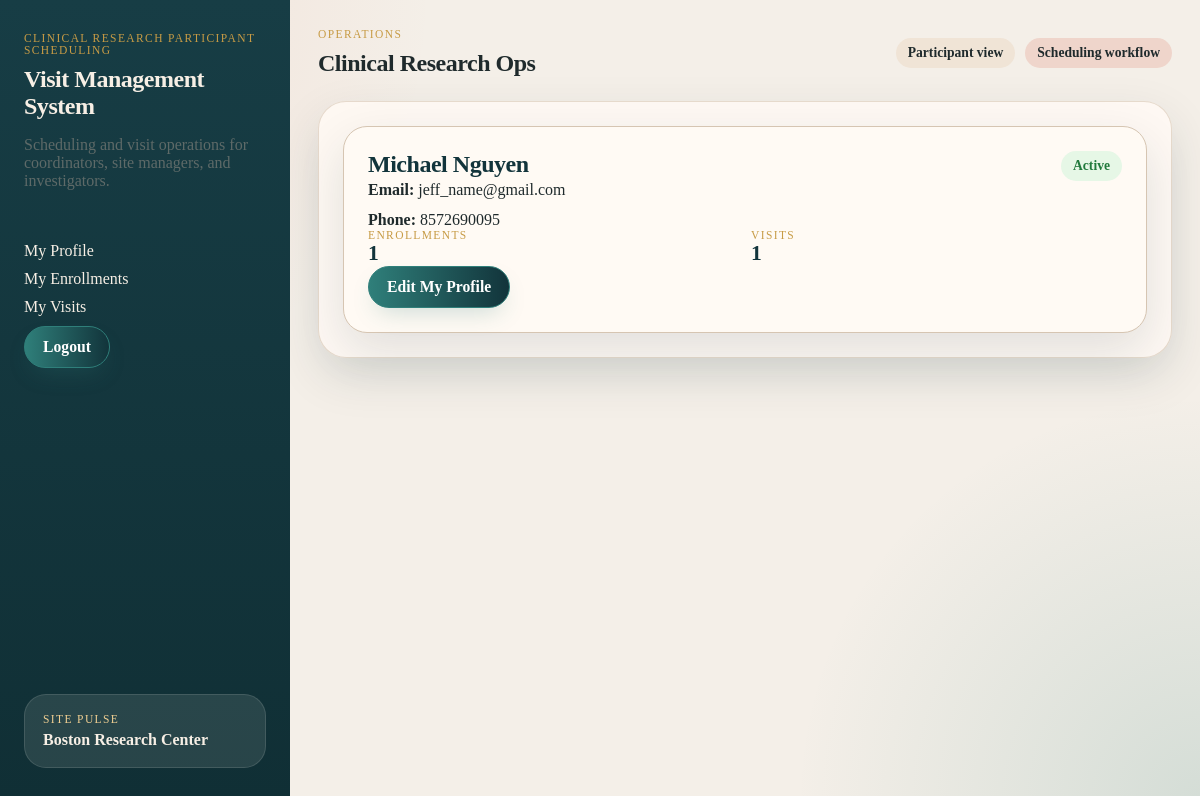
Screenshot of /project/my/profile/ (signed in) with the database file from the repository.
### project/models.py (models this page shows, shortened)
class Participant(models.Model):
    first_name = models.CharField(max_length=100)  # Participant's first name
    last_name = models.CharField(max_length=100)  # Participant's last name
    date_of_birth = models.DateField()  # Date of birth
    age = models.PositiveIntegerField(null=True, blank=True)  # Age (optional, can be calculated from DOB)
    sex = models.CharField(
        max_length=20,
        choices=[('male', 'Male'), ('female', 'Female'), ('other', 'Other'), ('prefer_not_to_say', 'Prefer not to say')],
        default='prefer_not_to_say',
    )  # Sex
    phone = models.CharField(max_length=20, blank=True)  # Phone number
    email = models.EmailField(max_length=254, blank=True)  # Email address
    STATUS_CHOICES = [
        ('active', 'Active'),
        ('withdrawn', 'Withdrawn'),
        ('completed', 'Completed'),
        ('inactive', 'Inactive'),
    ]
    status = models.CharField(
        max_length=20,
        choices=STATUS_CHOICES,
        default='active'
    )

### project/views.py (the view)
# urls.py: path("profile", MyProfileView.as_view(), name="my_profile"),
class MyProfileView(ParticipantRequiredMixin, DetailView):
    model = Participant
    template_name = "project/my_profile.html"
    def get_object(self):
        return self.request.user.userprofile.participant
    def get_context_data(self, **kwargs):
        context = super().get_context_data(**kwargs)
        participant = self.get_object()
        context["enrollments_count"] = Enrollment.objects.filter(participant=participant).count()
        context["visits_count"] = Visit.objects.filter(enrollment__participant=participant).count()
        return context

### project/views.py (called while the page is built)
    def test_func(self):
        return hasattr(self.request.user, 'userprofile') and \
               self.request.user.userprofile.role == 'participant'

### project/templates/project/my_profile.html (shortened to what this page needs)
{% extends "project/base.html" %}
{% block content %}
<section class="panel profile-panel">
  <div class="profile-card">
    <div class="profile-header">
      <h2 class="profile-name">{{ participant.first_name }} {{ participant.last_name }}</h2>
      <span class="badge status-badge status-{{ participant.status }}">{{ participant.get_status_display }}</span>
    </div>
    <div class="profile-contact">
      <div><strong>Email:</strong> <span>{{ participant.email|default:"—" }}</span></div>
      <div><strong>Phone:</strong> <span>{{ participant.phone|default:"—" }}</span></div>
    </div>
    <div class="profile-summary">
      <div>
        <span class="eyebrow">Enrollments</span>
        <div class="profile-summary-value">{{ enrollments_count }}</div>
      </div>
      <div>
        <span class="eyebrow">Visits</span>
        <div class="profile-summary-value">{{ visits_count }}</div>
      </div>
    </div>
    <div class="profile-actions">
      <a href="{% url 'my_profile_edit' %}" class="btn btn-primary">Edit My Profile</a>
    </div>
  </div>
</section>
{% endblock %}

### static/project.css (style rules this page uses)
:root { --bg: #f4efe8; --panel: #fffaf4; --panel-strong: #f0e4d6; --line: #d6c5b2; --text: #1f2a2c; --muted: #5e6a68; --navy: #12343b; --teal: #2f7f7a; --coral: #d66a4d; --gold: #c79b45; --danger: #b2493d; --shadow: 0 18px 48px rgba(18, 52, 59, 0.12); }
* { box-sizing: border-box; }
html, body { margin: 0; padding: 0; }
body { font-family: Georgia, "Times New Roman", serif; color: var(--text); background: radial-gradient(circle at top left, rgba(214, 106, 77, 0.12), transparent 30%), radial-gradient(circle at bottom right, rgba(47, 127, 122, 0.16), transparent 28%), var(--bg); }
a { color: inherit; text-decoration: none; }
h1, h2, h3, h4 { margin: 0; font-family: "Palatino Linotype", "Book Antiqua", Palatino, serif; letter-spacing: -0.02em; }
.header-actions, .study-meta, .chip-row, .hero-stats, .study-card-actions, .row-meta, .profile-actions { display: flex; flex-wrap: wrap; gap: 10px; align-items: center; }
.hero, .detail-hero, .panel, .day-card { padding: 24px; border-radius: 28px; background: rgba(255, 250, 244, 0.88); border: 1px solid rgba(214, 197, 178, 0.6); box-shadow: var(--shadow); }
.eyebrow, .status-label { text-transform: uppercase; font-size: 0.72rem; letter-spacing: 0.12em; }
.eyebrow { color: var(--gold); margin: 0 0 10px; }
.study-card-title, .profile-name, .enrollment-title, .visit-type { color: var(--navy); }
.pill, .badge, .doc-chip, .status-badge, .screening-badge, .visit-badge { display: inline-flex; align-items: center; justify-content: center; width: fit-content; padding: 7px 12px; border-radius: 999px; font-size: 0.85rem; font-weight: 700; background: var(--panel-strong); }
.status-active, .screening-badge.screening-eligible, .visit-badge.visit-completed { background: #e6f7e6; color: #217a3c; }
.btn, .button-link, .scheduler-form button, form button, input[type="submit"], button[type="submit"] { display: inline-flex; align-items: center; justify-content: center; gap: 0.4em; width: fit-content; min-height: 42px; line-height: 1; font-family: inherit; font-size: 0.98rem; font-weight: 700; padding: 0.75em 1.15em; border-radius: 999px; border: 1.5px solid transparent; cursor: pointer; text-align: center; text-decoration: none; transition: transform 0.2s ease, box-shadow 0.2s ease, background 0.2s ease, border-color 0.2s ease; box-shadow: 0 0.7em 1.5em -0.5em rgba(47, 127, 122, 0.25); }
.btn-primary, .button-link, .scheduler-form button, form button, input[type="submit"], button[type="submit"] { background: linear-gradient(90deg, var(--teal), var(--navy)); color: #fff; border-color: var(--teal); }
.profile-panel, .enrollments-panel, .visits-panel, .enrollment-cards, .visit-cards, .visit-notes, .empty-icon { display: grid; gap: 18px; }
.profile-card, .enrollment-card, .visit-card { padding: 24px; border-radius: 24px; background: var(--panel); border: 1px solid var(--line); box-shadow: var(--shadow); }
.profile-header, .enrollment-card-header, .visit-card-header { display: flex; justify-content: space-between; gap: 16px; align-items: flex-start; }
.profile-contact, .profile-summary, .visit-meta { display: grid; gap: 12px; }
.profile-summary { grid-template-columns: repeat(2, minmax(0, 1fr)); }
.profile-summary-value { font-size: 1.35rem; font-weight: 700; color: var(--navy); }

### rows the page displays
Participant: first_name "Michael", last_name "Nguyen", status "Active", email "jeff_name@gmail.com", phone "8572690095"

### other values shown
{{ enrollments_count }} "1"
{{ visits_count }} "1"
